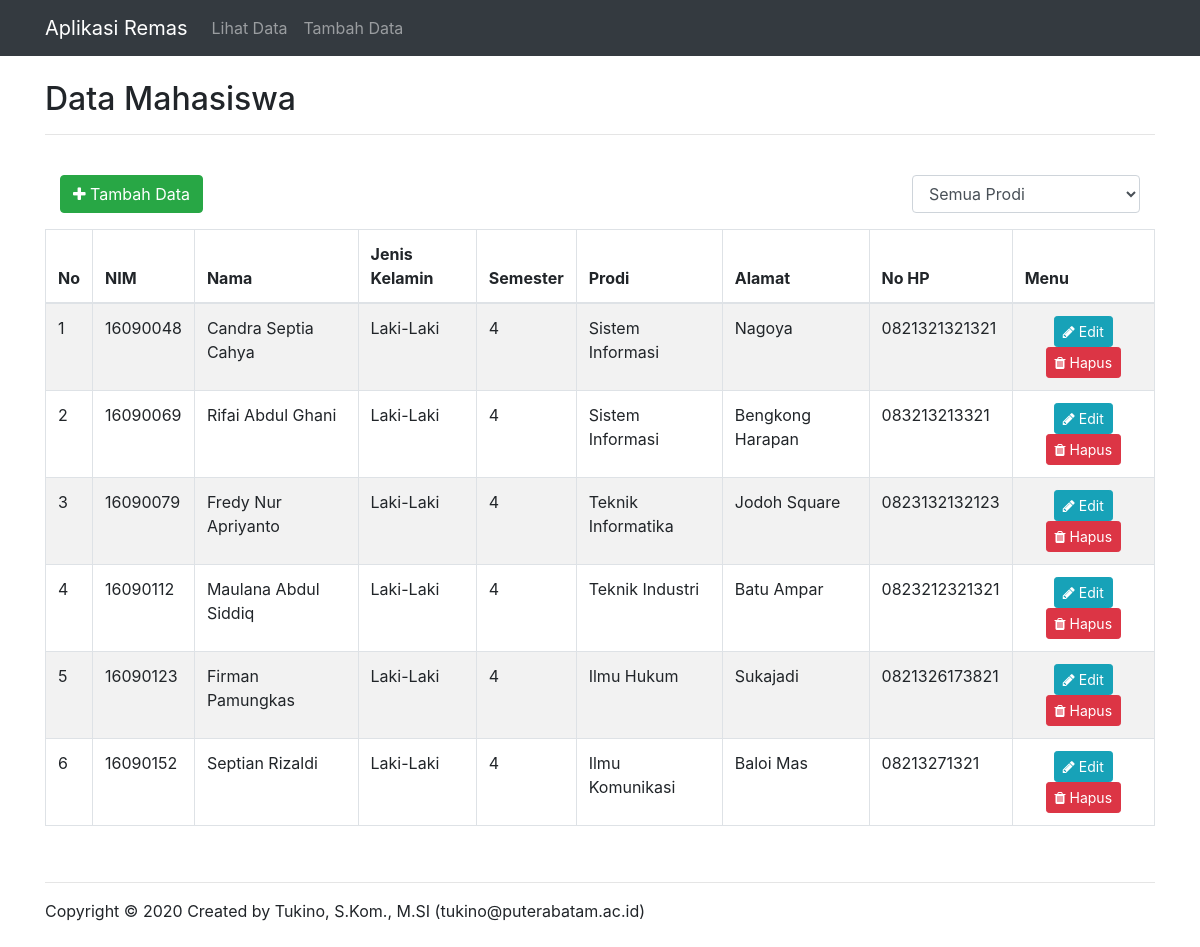
The page / on the database its author committed.
### tables this page shows
CREATE TABLE `mahasiswa` (
  `nim` varchar(8) NOT NULL,
  `nama` varchar(100) NOT NULL,
  `jenis_kelamin` varchar(9) NOT NULL,
  `semester` int(1) NOT NULL,
  `prodi` varchar(50) NOT NULL,
  `alamat` varchar(100) NOT NULL,
  `no_hp` varchar(13) NOT NULL
);

### index.php (the view, shortened to what this page needs)
<!DOCTYPE html>
<html lang="en">
<head>
    <link rel="stylesheet" href="assets/css/bootstrap.min.css">
    <link rel="stylesheet" href="assets/font-awesome/css/font-awesome.min.css">
    <link rel="stylesheet" type="text/css" href="assets/css/bootstrap.css">
</head>
<body>
    <?php
        include 'header.php';
    ?>
    <div class="container">
        <br>
        <h2>Data Mahasiswa</h2>
        <hr>
        <br>
        <div class="container">
            <div class="row justify-content-between">
                <div class="col-auto .mr-auto">
                    <a href="tambah.php" class="btn btn-success"><i class="fa fa-plus"></i> Tambah Data</a>
                </div>
                <div class="col-auto .mr-auto">
                    <form class="form-horizontal" method="get">
                        <div class="form-group">
                            <select name="filter" class="form-control" onchange="form.submit()">
                                <?php $filter = (isset($_GET['filter']) ? strtolower($_GET['filter']) : NULL);  ?>
                                <option value="0" <?php if($filter == ''){ echo 'selected'; } ?>>Semua Prodi</option>
                            </select>
                        </div>
                    </form>
                </div>
            </div>
        </div>
        <div class="table-responsive">
            <table class="table table-striped table-bordered table-hover" id="tb-mahasiswa">
                <thead>
                    <tr>
                        <th>No</th>
                        <th>NIM</th>
                        <th>Nama</th>
                        <th>Jenis Kelamin</th>
                        <th>Semester</th>
                        <th>Prodi</th>
                        <th>Alamat</th>
                        <th>No HP</th>
                        <th>Menu</th>
                    </tr>
                </thead>
                <tbody>
                    <?php
                        $no = 1;
                        $koneksiObj = new koneksi();
                        $koneksi    = $koneksiObj->getKoneksi();
                        $query = "select * from mahasiswa order by nama";
                        $data  = $koneksi->query($query);
                        if($data->num_rows <= 0){
                            echo "<tr>";
                            echo "<td colspan='7' class='text-center'><i>Tidak ada data</i></td>";
                            echo "</tr>";
                        } else{
                            if($filter){
                                $sql = mysqli_query($koneksi, "SELECT * FROM mahasiswa WHERE prodi='$filter' ORDER BY nim ASC");
                            }else{
                                $sql = mysqli_query($koneksi, "SELECT * FROM mahasiswa ORDER BY nim ASC");
                            }
                            if(mysqli_num_rows($sql) == 0){
                                echo '<tr><td colspan="14">Data Tidak Ada.</td></tr>';
                            }else{
                                while($row = mysqli_fetch_assoc($sql)){
                                    echo "<tr>";
                                    echo "<td>".$no++."</td>";
                                    echo "<td class='center'>".$row['nim']."</td>";
                                    echo "<td>".$row['nama']."</td>";
                                    echo "<td>".$row['jenis_kelamin']."</td>";
                                    echo "<td class='center'>".$row['semester']."</td>";
                                    echo "<td>".$row['prodi']."</td>";
                                    echo "<td>".$row['alamat']."</td>";
                                    echo "<td>".$row['no_hp']."</td>";
                                    echo '<td class="text-center"><a href="edit.php?nim='.$row['nim'].'" class="btn btn-info btn-sm"><i class="fa fa-pencil"></i> Edit</a>';
                                    echo '
                                    <a href="hapus.php?nim='.$row['nim'].'" class="btn btn-danger btn-sm delete-link"><i class="fa fa-trash"></i> Hapus</a></td>';
                                    echo "</tr>";
                                }
                            }
                        }
                    ?>
                </tbody>
            </table>
        </div>
    </div>
    <?php
        include 'footer.php';
    ?>
</body>
</html>

### header.php (shortened to what this page needs)
<nav class="navbar navbar-expand-lg navbar navbar-dark bg-dark">
  <div class="container">
    <a class="navbar-brand" href="index.php">Aplikasi Remas</a>
      <div class="collapse navbar-collapse" id="navbarSupportedContent">
        <ul class="navbar-nav mr-auto">
          <li class="nav-item">
            <a class="nav-link" href="index.php">Lihat Data</a>
          </li>
          <li class="nav-item">
            <a class="nav-link" href="tambah.php">Tambah Data</a>
          </li>
        </ul>
      </div>
  </div>
</nav>

### footer.php
<div class="container">
	<br>
	<hr>
	Copyright &copy; 2020 Created by Tukino, S.Kom., M.SI (tukino@puterabatam.ac.id)
	<br>
	<br>
</div>

### rows shown on the page
mahasiswa: nim "16090048", nama "Candra Septia Cahya", jenis_kelamin "Laki-Laki", semester "4", prodi "Sistem Informasi", alamat "Nagoya", no_hp "0821321321321"
mahasiswa: nim "16090069", nama "Rifai Abdul Ghani", jenis_kelamin "Laki-Laki", semester "4", prodi "Sistem Informasi", alamat "Bengkong Harapan", no_hp "083213213321"
mahasiswa: nim "16090079", nama "Fredy Nur Apriyanto", jenis_kelamin "Laki-Laki", semester "4", prodi "Teknik Informatika", alamat "Jodoh Square", no_hp "0823132132123"
mahasiswa: nim "16090112", nama "Maulana Abdul Siddiq", jenis_kelamin "Laki-Laki", semester "4", prodi "Teknik Industri", alamat "Batu Ampar", no_hp "0823212321321"
mahasiswa: nim "16090123", nama "Firman Pamungkas", jenis_kelamin "Laki-Laki", semester "4", prodi "Ilmu Hukum", alamat "Sukajadi", no_hp "0821326173821"
mahasiswa: nim "16090152", nama "Septian Rizaldi", jenis_kelamin "Laki-Laki", semester "4", prodi "Ilmu Komunikasi", alamat "Baloi Mas", no_hp "08213271321"
